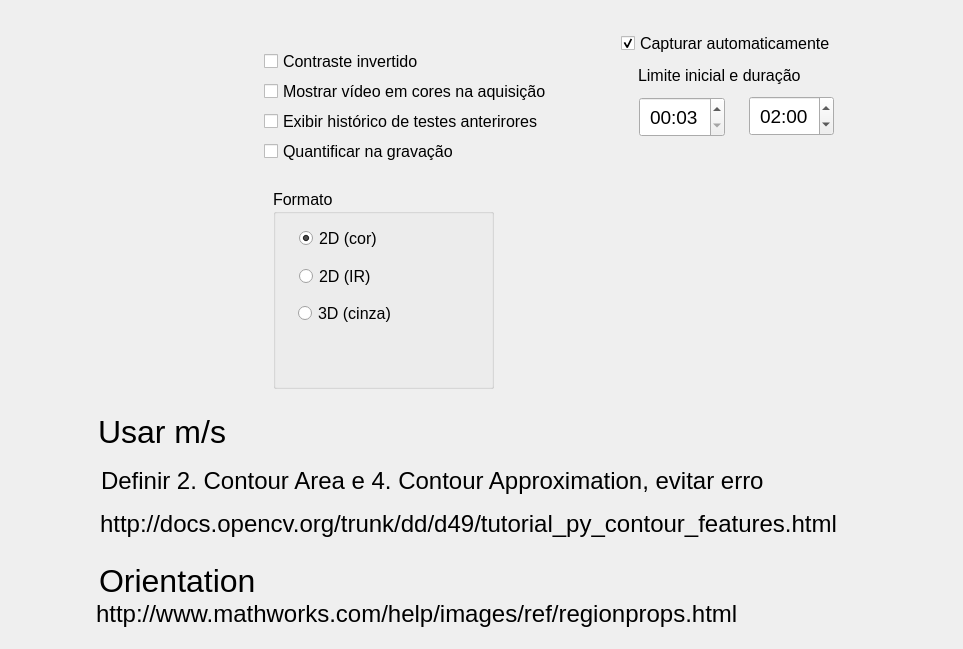
      <widget class="QWidget" name="tabConfig">
       <attribute name="title">
        <string>Configurações</string>
       </attribute>
       <widget class="QCheckBox" name="chkInvertido">
        <property name="geometry">
         <rect>
          <x>264</x>
          <y>53</y>
          <width>183</width>
          <height>17</height>
         </rect>
        </property>
        <property name="font">
         <font>
          <pointsize>12</pointsize>
         </font>
        </property>
        <property name="text">
         <string>Contraste invertido</string>
        </property>
        <property name="checked">
         <bool>false</bool>
        </property>
       </widget>
       <widget class="QCheckBox" name="chkInvertido_2">
        <property name="geometry">
         <rect>
          <x>264</x>
          <y>83</y>
          <width>284</width>
          <height>17</height>
         </rect>
        </property>
        <property name="font">
         <font>
          <pointsize>12</pointsize>
         </font>
        </property>
        <property name="text">
         <string>Mostrar vídeo em cores na aquisição</string>
        </property>
        <property name="checked">
         <bool>false</bool>
        </property>
       </widget>
       <widget class="QCheckBox" name="chkInvertido_3">
        <property name="geometry">
         <rect>
          <x>264</x>
          <y>113</y>
          <width>282</width>
          <height>17</height>
         </rect>
        </property>
        <property name="font">
         <font>
          <pointsize>12</pointsize>
         </font>
        </property>
        <property name="text">
         <string>Exibir histórico de testes anterirores</string>
        </property>
        <property name="checked">
         <bool>false</bool>
        </property>
       </widget>
       <widget class="QCheckBox" name="chkTrack">
        <property name="geometry">
         <rect>
          <x>264</x>
          <y>140</y>
          <width>221</width>
          <height>23</height>
         </rect>
        </property>
        <property name="font">
         <font>
          <pointsize>12</pointsize>
         </font>
        </property>
        <property name="text">
         <string>Quantificar na gravação</string>
        </property>
       </widget>
       <widget class="QCheckBox" name="chkPararAuto">
        <property name="geometry">
         <rect>
          <x>621</x>
          <y>32</y>
          <width>221</width>
          <height>23</height>
         </rect>
        </property>
        <property name="font">
         <font>
          <pointsize>12</pointsize>
         </font>
        </property>
        <property name="text">
         <string>Capturar automaticamente</string>
        </property>
        <property name="checked">
         <bool>true</bool>
        </property>
       </widget>
       <widget class="QGroupBox" name="grpFormato">
        <property name="geometry">
         <rect>
          <x>273</x>
          <y>189</y>
          <width>221</width>
          <height>200</height>
         </rect>
        </property>
        <property name="maximumSize">
         <size>
          <width>16777215</width>
          <height>200</height>
         </size>
        </property>
        <property name="baseSize">
         <size>
          <width>0</width>
          <height>0</height>
         </size>
        </property>
        <property name="font">
         <font>
          <pointsize>12</pointsize>
         </font>
        </property>
        <property name="title">
         <string>Formato</string>
        </property>
        <widget class="QRadioButton" name="rdb2Dinfra">
         <property name="geometry">
          <rect>
           <x>26</x>
           <y>74</y>
           <width>84</width>
           <height>27</height>
          </rect>
         </property>
         <property name="font">
          <font>
           <pointsize>12</pointsize>
          </font>
         </property>
         <property name="text">
          <string>2D (IR)</string>
         </property>
        </widget>
        <widget class="QRadioButton" name="rdb3Dcinza">
         <property name="geometry">
          <rect>
           <x>25</x>
           <y>111</y>
           <width>102</width>
           <height>27</height>
          </rect>
         </property>
         <property name="font">
          <font>
           <pointsize>12</pointsize>
          </font>
         </property>
         <property name="text">
          <string>3D (cinza)</string>
         </property>
        </widget>
        <widget class="QRadioButton" name="rdb2Dcinza">
         <property name="geometry">
          <rect>
           <x>26</x>
           <y>36</y>
           <width>105</width>
           <height>27</height>
          </rect>
         </property>
         <property name="font">
          <font>
           <pointsize>12</pointsize>
          </font>
         </property>
         <property name="text">
          <string>2D (cor)</string>
         </property>
         <property name="checked">
          <bool>true</bool>
         </property>
        </widget>
       </widget>
       <widget class="QTimeEdit" name="cboTimerPlay">
        <property name="geometry">
         <rect>
          <x>749</x>
          <y>96</y>
          <width>85</width>
          <height>40</height>
         </rect>
        </property>
        <property name="minimumSize">
         <size>
          <width>0</width>
          <height>40</height>
         </size>
        </property>
        <property name="font">
         <font>
          <pointsize>14</pointsize>
         </font>
        </property>
        <property name="alignment">
         <set>Qt::AlignCenter</set>
        </property>
        <property name="displayFormat">
         <string>mm:ss</string>
        </property>
        <property name="time">
         <time>
          <hour>0</hour>
          <minute>2</minute>
          <second>0</second>
         </time>
        </property>
       </widget>
       <widget class="QTimeEdit" name="cboTimerLimite">
        <property name="geometry">
         <rect>
          <x>639</x>
          <y>97</y>
          <width>86</width>
          <height>40</height>
         </rect>
        </property>
        <property name="minimumSize">
         <size>
          <width>0</width>
          <height>40</height>
         </size>
        </property>
        <property name="font">
         <font>
          <pointsize>14</pointsize>
         </font>
        </property>
        <property name="alignment">
         <set>Qt::AlignCenter</set>
        </property>
        <property name="displayFormat">
         <string>mm:ss</string>
        </property>
        <property name="time">
         <time>
          <hour>0</hour>
          <minute>0</minute>
          <second>3</second>
         </time>
        </property>
       </widget>
       <widget class="QLabel" name="label">
        <property name="geometry">
         <rect>
          <x>638</x>
          <y>61</y>
          <width>172</width>
          <height>28</height>
         </rect>
        </property>
        <property name="font">
         <font>
          <pointsize>12</pointsize>
         </font>
        </property>
        <property name="text">
         <string>Limite inicial e duração</string>
        </property>
       </widget>
       <widget class="QLabel" name="label_2">
        <property name="geometry">
         <rect>
          <x>101</x>
          <y>454</y>
          <width>853</width>
          <height>53</height>
         </rect>
        </property>
        <property name="font">
         <font>
          <pointsize>18</pointsize>
         </font>
        </property>
        <property name="text">
         <string>Definir 2. Contour Area e 4. Contour Approximation, evitar erro</string>
        </property>
       </widget>
       <widget class="QLabel" name="label_3">
        <property name="geometry">
         <rect>
          <x>98</x>
          <y>405</y>
          <width>169</width>
          <height>53</height>
         </rect>
        </property>
        <property name="font">
         <font>
          <pointsize>24</pointsize>
         </font>
        </property>
        <property name="text">
         <string>Usar m/s</string>
        </property>
       </widget>
       <widget class="QLabel" name="label_4">
        <property name="geometry">
         <rect>
          <x>100</x>
          <y>497</y>
          <width>829</width>
          <height>53</height>
         </rect>
        </property>
        <property name="font">
         <font>
          <pointsize>18</pointsize>
         </font>
        </property>
        <property name="text">
         <string>http://docs.opencv.org/trunk/dd/d49/tutorial_py_contour_features.html</string>
        </property>
       </widget>
       <widget class="QLabel" name="label_5">
        <property name="geometry">
         <rect>
          <x>96</x>
          <y>587</y>
          <width>829</width>
          <height>53</height>
         </rect>
        </property>
        <property name="font">
         <font>
          <pointsize>18</pointsize>
         </font>
        </property>
        <property name="text">
         <string>http://www.mathworks.com/help/images/ref/regionprops.html</string>
        </property>
       </widget>
       <widget class="QLabel" name="label_6">
        <property name="geometry">
         <rect>
          <x>99</x>
          <y>554</y>
          <width>169</width>
          <height>53</height>
         </rect>
        </property>
        <property name="font">
         <font>
          <pointsize>24</pointsize>
         </font>
        </property>
        <property name="text">
         <string>Orientation</string>
        </property>
       </widget>
      </widget>
